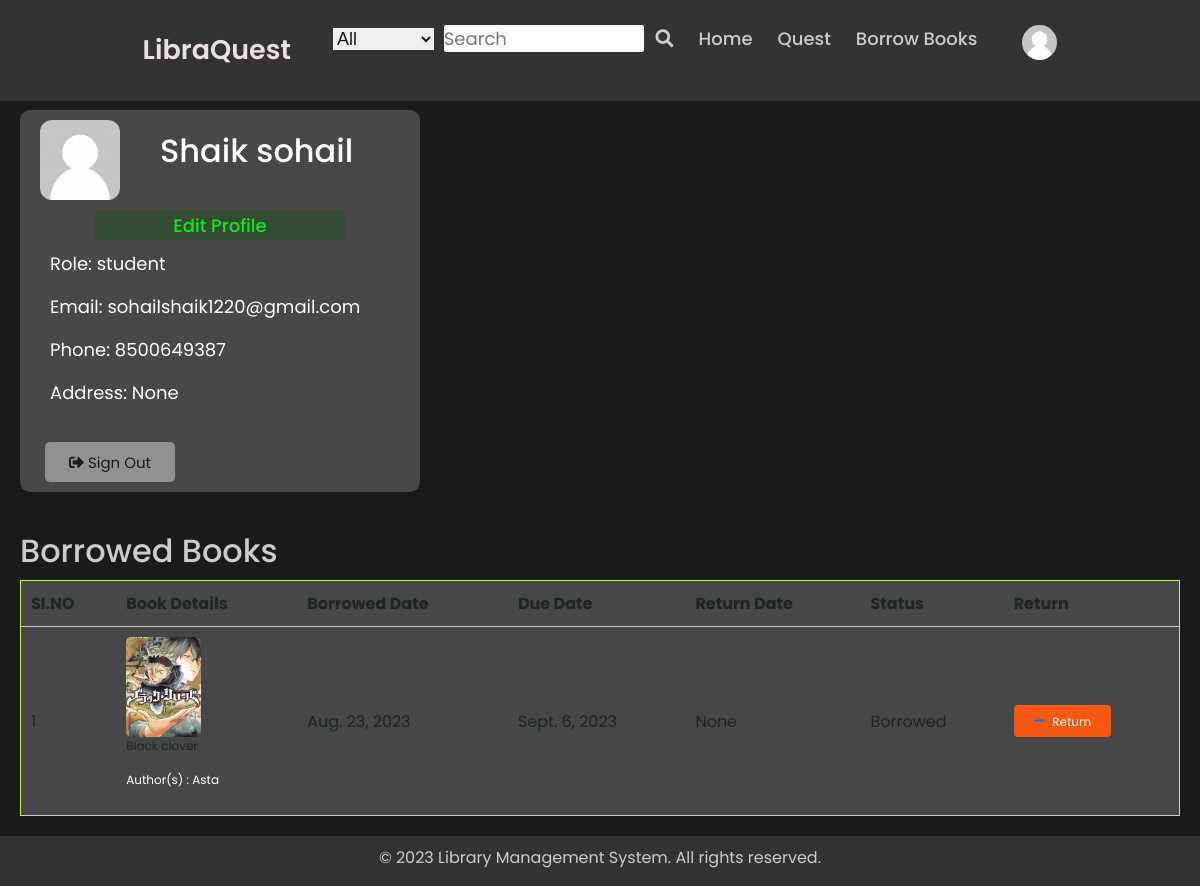
The app's page /profile/user_profile/sohail/ (signed in), older data.
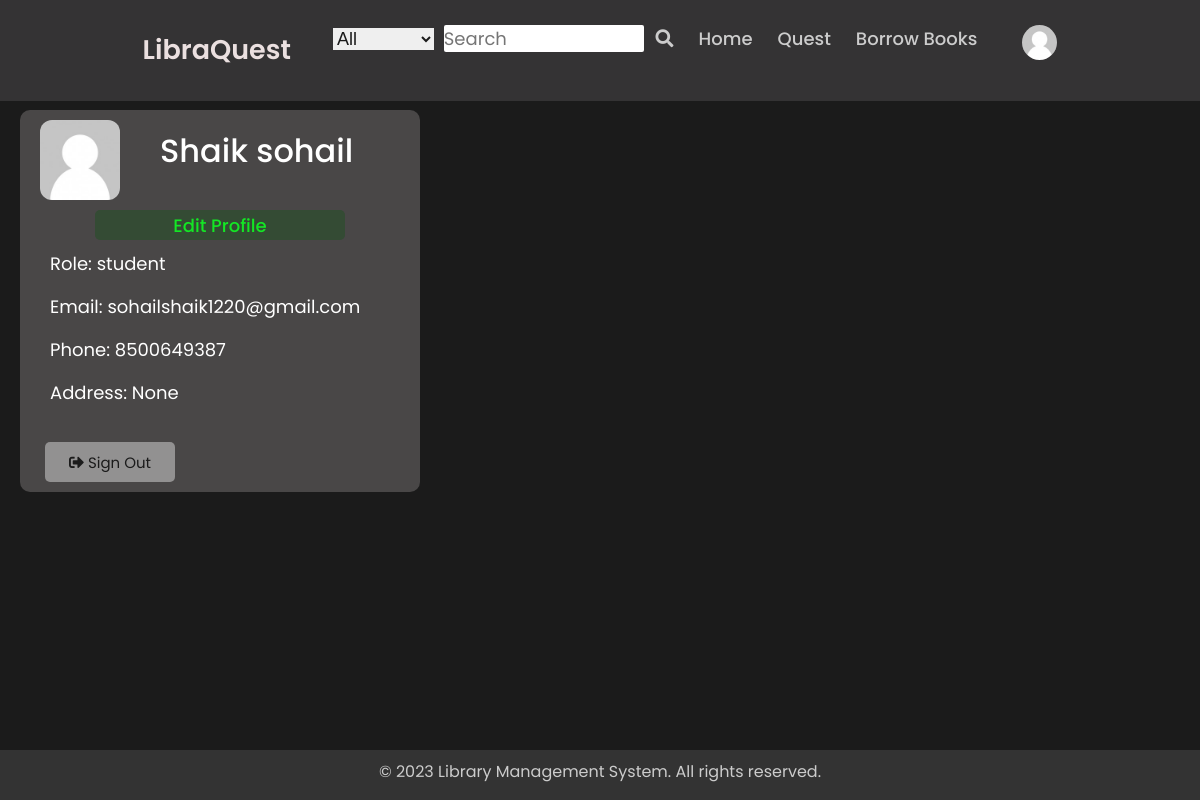
The same page, newer data.
### my_app/models.py (models this page shows, shortened)
class RegisterModel(AbstractUser,PermissionsMixin):
    DEFAULT_USER_IMAGE = r'LibraryManagementSystem\\media\\profile\\default_user.jpg'
    ROLE_CHOICES = (
        ('student' , 'Student'),
        ('teacher', 'Teacher'),
        ('librarian' , 'Librarian'),
        ('admin', 'Admin')
    )
    first_name = models.CharField(max_length=30)
    last_name = models.CharField(max_length=30)
    username = models.CharField(max_length=20, unique=True)
    email = models.EmailField(max_length=50, unique=True)
    role = models.CharField(max_length=20)
    profile_image = models.ImageField(upload_to="profile/", default=DEFAULT_USER_IMAGE ,null=True, blank=True)
    phone = models.CharField(max_length=20)
    address = models.TextField(max_length=200 ,blank=True, null=True)
    token = models.TextField(max_length=300 , blank=True, null = True)
    email_confirmed = models.BooleanField(default=False)
    is_staff = models.BooleanField(default=False)
    is_superuser = models.BooleanField(default=False)
    USERNAME_FIELD = 'username'
    objects = UserManager()

class Borrowings(models.Model):
    STATUS_CHOICES = (
        ('Borrowed', 'Borrowed'),
        ('Returned', 'Returned'),
        ('Overdue', 'Overdue'),
    )
    member = models.ForeignKey(Member , on_delete=models.CASCADE)
    book = models.ForeignKey(Books , on_delete=models.CASCADE)
    borrowed_date = models.DateField(default=timezone.now)
    due_date = models.DateField()
    return_date = models.DateField(null=True , blank=True)
    fine_amount = models.DecimalField(max_digits=8, decimal_places=2, null=True,blank=True)
    status = models.CharField(max_length=50,choices=STATUS_CHOICES,default="None")

class Books(models.Model):
    title = models.TextField(null=False)
    author_name = models.CharField(max_length=50)
    isbn = models.CharField(max_length=20)
    publisher = models.CharField(max_length=200,null=True,blank=True)
    publication = models.DateField()
    edition = models.IntegerField(null=True , blank=True)
    availability = models.CharField(max_length=10,default='No')
    cover_image = models.ImageField(upload_to="book_covers/")
    book_file = models.FileField(upload_to="books/",blank=True , null=True)
    copies_available = models.IntegerField(null=True,blank=True,default=2)
    description = models.TextField(max_length=2000 , null=True , blank=True)

### user_profile/views.py (the view)
# urls.py: path('profile/', include("user_profile.urls"))
@login_required
def user_profile(request , username ):
    try :
        member = Member.objects.get(user__username=username)
        borrowings = member.borrowings_set.all()
    except Member.DoesNotExist:
        borrowings = None
    return render(request, 'profile/user_profile.html', {
        'user': request.user , 'borrowings' : borrowings
    })

### user_profile/templates/profile/user_profile.html (shortened to what this page needs)
<link rel="stylesheet" href="https://cdn.jsdelivr.net/npm/bootstrap@5.3.0/dist/css/bootstrap.min.css">
{% extends 'forms/base.html' %}
{% load static %}
{% block content %}
    <main>
        <div class="component">
            <div class="user">
                <div class="profile-picture">
                    {% if user.profile_image.url %}
                        <img src="{{ user.profile_image.url }}" alt="Profile Picture">
                    {% else %}
                        <img src="{{ user.profile_image.url }}" alt="Default Profile Picture">
                    {% endif %}
                </div>
                <div class="user-name">
                    <h2>{{ user.first_name}} {{ user.last_name }}</h2>
                </div>
            </div>
            <div class="edit-btn">
                <button id="b1">Edit Profile</button>
            </div>
            <div class="user-info">
                <p>Role: {{ user.role }}</p>
                <p>Email: {{ user.email }}</p>
                <p>Phone: {{ user.phone }}</p>
                <p>Address: {{ user.address }}</p>
            </div>
            <div class="actions">
                <button class="btn btn-primary" id="b2"><i class="fas fa-sign-out-alt"></i> Sign Out</button>
            </div>
        </div>
        {% if borrowings %}
        <div class="activity book-details">
            <h2>Borrowed Books</h2>
            <table class="table-container">
                <tr>
                    <th>SI.NO</th>
                    <th>Book Details</th>
                    <th>Borrowed Date</th>
                    <th>Due Date</th>
                    <th>Return Date</th>
                    <th>Status</th>
                    <th>Return</th>
                </tr>
                {% for borrowing in borrowings %}
                    {% if borrowing.status == 'Borrowed' %}
                    <tr>
                        <td>{{ forloop.counter }}</td>
                        <td>
                            <div class="cover-image">
                                <img src= "{{ borrowing.book.cover_image.url }}" alt="Cover Image">
                            </div>
                            <p>{{ borrowing.book.title }}</p>
                            <p style="color:#fff">Author(s) : {{ borrowing.book.author_name }}</p>
                        </td>
                       <td>{{ borrowing.borrowed_date}}</td>
                       <td>{{ borrowing.due_date }}</td>
                       <td>{{ borrowing.return_date }}</td>
                       <td>{{ borrowing.status }}</td>
                       <td>
                        <button class="return-button">
                            <a href="{% url 'return_book' book_id=borrowing.book.id %}"><i class="fas fa-minus"></i></a> Return
                        </button>
                        </td>
                    </tr>
                    {% endif %}
                {% endfor %}
            </table>
        </div>
        {% endif %}
    </main>
{% endblock %}

### my_app/templates/forms/base.html (shortened to what this page needs)
{% load static %}
<!DOCTYPE html>
<html lang="en">
    <head>
        <link rel="stylesheet" type="text/css" href="{% static 'css/base_styles.css' %}">
        <link rel="stylesheet" href="https://cdnjs.cloudflare.com/ajax/libs/font-awesome/5.15.2/css/all.min.css">
        <link rel="stylesheet" href="{% static 'css/profile.css' %}">
    </head>
    <body>
        <nav class="navbar">
            <div class="content">
                <div class="logo"><a href="{% url 'signup:about_libraquest' %}">LibraQuest</a></div>
                <ul class="menu-list">
                    <li>
                        <div class="search">
                            <select class="drop-down">
                                <option value="All">All</option>
                            </select>
                            <input type="text" name="search" placeholder="Search" class="search-box" required>
                            <i class="fas fa-search" onclick="book_search()"></i>
                        </div>
                    </li>
                    <li><a href="{% url 'signup:homepage'%} ">Home</a></li>
                    <li><a href="#">Quest</a></li>
                    {% if user.is_authenticated %}
                    <li>
                        <a href="{% url 'signup:show_books' %}">Borrow Books</a>
                    </li>
                    {% else %}
                    <li>
                        <a href="{% url 'signup:login_user' %}">Sign in</a>
                    </li>
                    {% endif %}
                    {% if user.is_authenticated %}
                        <div class="profile">
                            {% if user.profile_image.url %}
                                <li><a href="{% url 'user_profile' username=request.user.username %}" ><img src="{{ user.profile_image.url }}" alt="Profile Picture"></a></li>
                            {% else %}
                                <li><a href="{% url 'user_profile' username=request.user.username  %}"><img src="{{ user.profile_image.url }}" alt="Default Profile Picture"></a></li>
                            {% endif %}
                        </div>
                    {% else %}
                        <li><a href="{%url 'signup:register' %}">Sign Up</a></li>
                    {% endif %}
                </ul>
            </div>
        </nav>
        {% block content %}
        {% endblock %}
        <footer class="footer">
            <p>&copy; 2023 Library Management System. All rights reserved.</p>
        </footer>
    </body>
</html>

### my_app/templates/pop_up_msg.html (shortened to what this page needs)
{% load static %}

### static/css/base_styles.css (style rules this page uses)
* { margin: 0; padding: 0; box-sizing: border-box; font-family: "Poppins" , sans-serif; }
html { height: 100%; }
body { display: flex; flex-direction: column; min-height: 100%; }
footer { margin-top: auto; text-align: center; color: #ccc; padding-top: 10px; background-color: #333; width: 100%; }
.content { max-width: 1250px; margin: auto; padding: 0 30px; }
.navbar { position:fixed; width: 100%; top: 0; z-index: 9999; padding: 25px 0; transition: all 0.3s ease; background: #a09ea02f; }
.navbar .content { display: flex; justify-content: space-between; align-items: center; }
.navbar .logo a { color: #ebe0e0; font-size: 30px; text-decoration: none; font-weight: 600; }
.navbar .menu-list { display: inline-flex; }
.menu-list li { list-style: none; }
.menu-list li a { color: #ccc; font-size: 18px; font-weight: 500; text-decoration: none; transition: all 0.3s ease; margin-left: 25px; }
.menu-list input { font-size: 18px; font-family: "Poppins",sans-serif; outline: none; border: none; border-radius: 2px; width: 200px; }
.search { color:#ccc; font-size: 18px; padding-left: 10px; background-size: 0px; caret-color: #1b1b1b; }
.search .drop-down { font-size: 18px; border: none; outline: none; padding-right: 5px; margin-right: 5px; font-family: "Arial" , 'Segoe UI', Tahoma, Verdana, sans-serif; }
.search i { padding-left: 7px; cursor: pointer; }
.search select { cursor: pointer; }
.search select , option , input { color: #1b1b1b; }
.profile img { width: 35px; height: 35px; border-radius: 50%; object-fit: cover; margin-left: 20px; }
@media (max-width : 1230px) { .navbar .logo a { font-size: 27px; } }

### static/css/profile.css (style rules this page uses)
* { margin: 0; padding: 0; box-sizing: border-box; font-family: "Poppins" , sans-serif; }
body { background: #1b1b1b; }
main { display: flex; flex-direction: column; justify-content: flex-start; }
.component { margin-left: 20px; margin-top: 110px; background: #494747; width: 400px; height: 100%; color: #fff; border-radius: 10px; }
.component .user { font-size: 18px; display: flex; align-items: center; padding-bottom: 10px; border-radius: 10px; }
.profile-picture img { margin-top:10px; width: 80px; height: 80px; border-radius: 15%; object-fit:cover; margin-left: 20px; margin-right: 40px; }
.component .user-info { margin: 10px; font-size: 18px; padding-left: 20px; padding-bottom: 10px; }
.component .actions { display: flex; flex-direction:unset; margin: 10px; }
.component .edit-btn button { width: 250px; height: 30px; text-align: center; color: #14e625; background: #344b34; border: none; border-radius: 5px; font-size: 18px; margin-left: 75px; font-weight: 500; cursor: pointer; }
.component .actions button { width: 130px; padding: 10px 10px 10px 10px; height: 40px; text-align: center; color: #1b1b1b; background: #929191; border: none; border-radius: 5px; font-size: 15px; margin-left: 15px; cursor: pointer; }

Row changes from the older to the newer data that the page shows:
removed Borrowings: book.cover_image (picture), book "Black clover", book.author_name "Asta", borrowed_date "Aug. 23, 2023", due_date "Sept. 6, 2023", return_date "None", status "Borrowed"
Text that changed along with them:
text no longer shown: "Borrowed Books SI.NO Book Details Borrowed Date Due Date Return Date Status Return"
